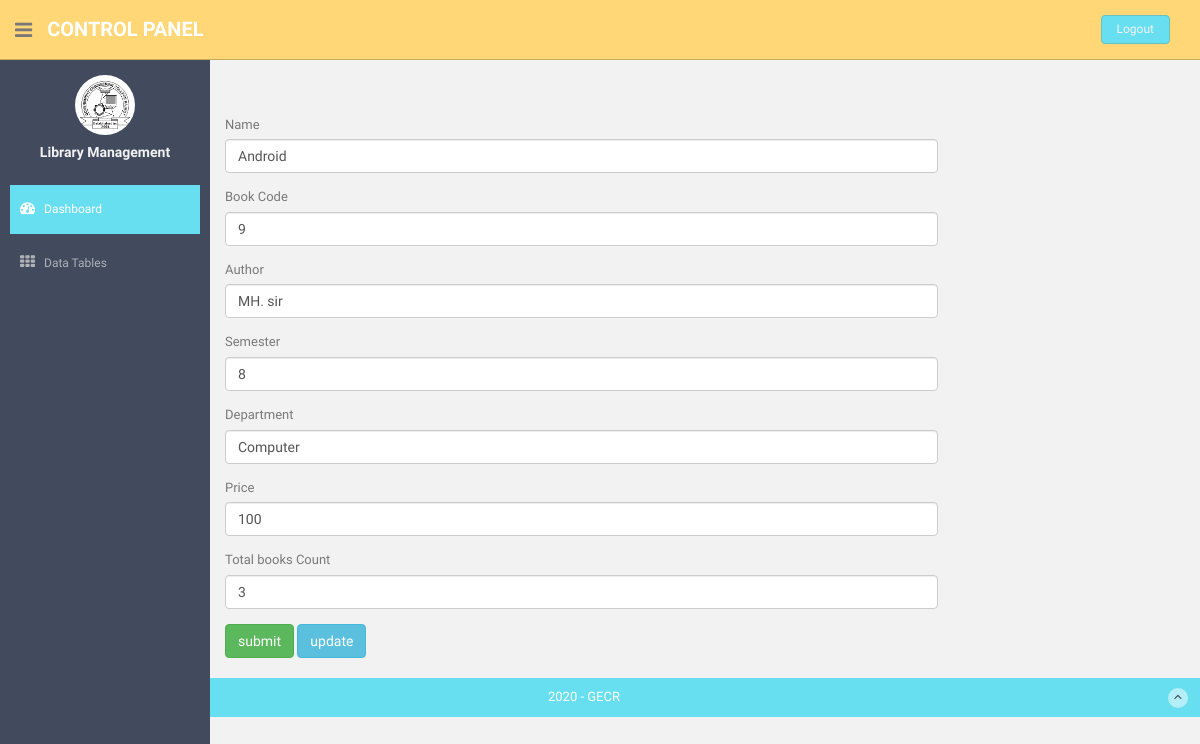
The app's page /admin/books.php?id=8 (signed in) with its own data.
### tables this page shows
CREATE TABLE `books` (
  `b_id` int(5) NOT NULL,
  `b_name` varchar(55) NOT NULL,
  `b_code` int(10) NOT NULL,
  `b_author` varchar(55) NOT NULL,
  `b_sem` int(10) NOT NULL,
  `b_dept` varchar(55) NOT NULL,
  `b_price` int(55) NOT NULL,
  `b_count` int(40) NOT NULL
);

### admin/config.php (called while the page is built)
<?php
		$con=mysqli_connect("localhost","root","","library_management_system") or die("Error".mysqli_error());
		require_once('myclass.php');
        $cat=new mylibrary;
?>

### admin/myclass.php (called while the page is built, shortened)
<?php
class mylibrary
{
	function getdata($con, $fldlist, $tblname, $condition, $ord)
	{
		$query="SELECT $fldlist FROM $tblname $condition $ord";
		return mysqli_query($con,$query);
	}
}
?>

### admin/books.php (the view, shortened to what this page needs)
<?php
  include "config.php";
  $id1 = @$_REQUEST['id'];
if(isset($_REQUEST['id']))
{
$res=$cat->getdata($con," * "," books","where b_id = '".$id1."'","");
$rec=mysqli_fetch_array($res);
}
?>
<?php include "header.php" ?>
     <?php include "navgation.php" ?>
      <section id="main-content">
          <section class="wrapper">
              <div class="row">
                  <div class="col-md-9">
                    <br><br><br>
                  <form method="post">
                    <div class="form-group">
                     <label for="email">Name</label>
                      <input type="text" class="form-control" name="name" placeholder="Book name" value="<?php echo @$rec['b_name']; ?>">
                    </div>
                  <div class="form-group">
                     <label >Book Code</label>
                      <input type="number" class="form-control" name="code" placeholder="Book Code" value="<?php echo @$rec['b_code']; ?>">
                    </div>
                  <div class="form-group">
                     <label >Author</label>
                      <input type="text" class="form-control" name="author" placeholder="Book author" value="<?php echo @$rec['b_author']; ?>">
                    </div>
                  <div class="form-group">
                     <label >Semester</label>
                      <input type="number" class="form-control" name="sem" placeholder="Book Semester" value="<?php echo @$rec['b_sem']; ?>">
                    </div>
                  <div class="form-group">
                     <label >Department</label>
                      <input type="text" class="form-control" name="dept" placeholder="For which department" value="<?php echo @$rec['b_dept']; ?>">
                    </div>
                  <div class="form-group">
                     <label >Price</label>
                      <input type="text" class="form-control" name="price" placeholder="Book Price" value="<?php echo @$rec['b_price']; ?>">
                    </div>
                   <div class="form-group">
                     <label >Total books Count</label>
                      <input type="text" class="form-control" name="count" placeholder="Book Count" value="<?php echo @$rec['b_count']; ?>">
                    </div>
                      <input type='submit' class='btn btn-success' name='b' value='submit'>
                     <input type='submit' class='btn btn-info' name='s2' value='update' >
                  </form>
                  </div>
              </div><! --/row -->
          </section>
      </section>
     <?php include "footer.php" ?>

### admin/assets/css/style.css (style rules this page uses)
body { color: #797979; background: #f2f2f2; font-family: 'Ruda', sans-serif; padding: 0px !important; margin: 0px !important; font-size:13px; }
#main-content { margin-left: 210px; }
.wrapper { display: inline-block; margin-top: 60px; padding-left: 15px; padding-right: 15px; padding-bottom: 15px; padding-top: 0px; width: 100%; }
label { font-weight: 400; }

### records on screen
books: name "Android", code "9", author "MH. sir", sem "8", dept "Computer", price "100", count "3"
